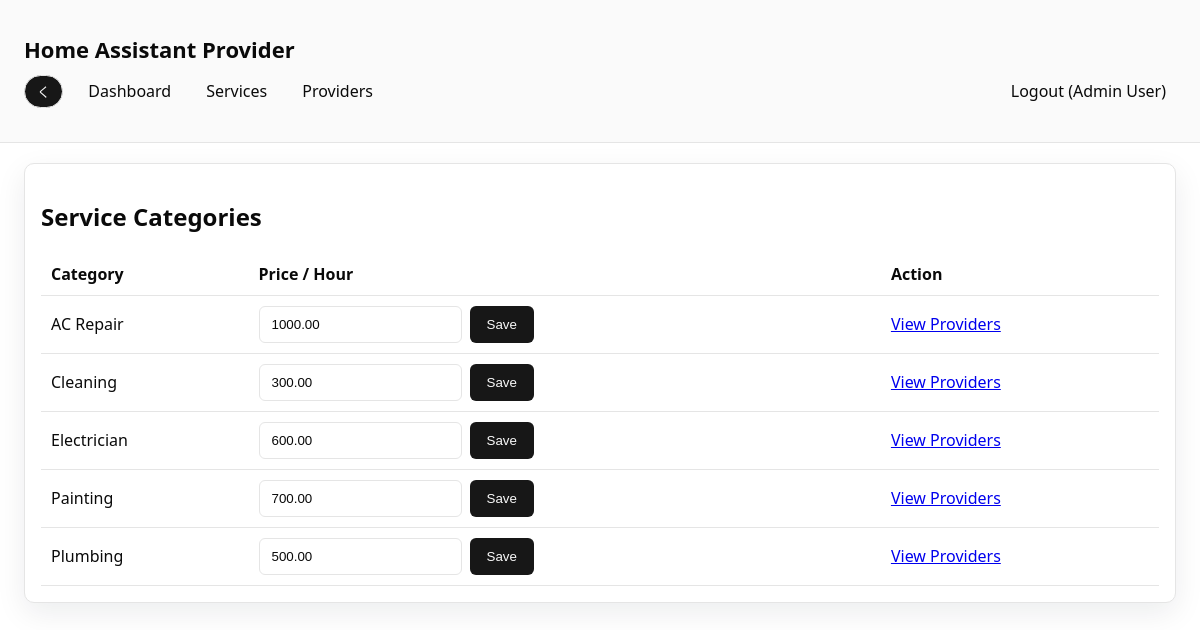
Screenshot of /services.php (signed in) with the database file from the repository.
### tables this page shows
CREATE TABLE `users` (
  `user_id` int(11) NOT NULL,
  `name` varchar(100) DEFAULT NULL,
  `email` varchar(100) DEFAULT NULL,
  `password` varchar(255) DEFAULT NULL,
  `phone` varchar(20) DEFAULT NULL,
  `address` text DEFAULT NULL,
  `role` varchar(20) DEFAULT NULL,
  `flag` tinyint(1) DEFAULT NULL,
  `nid_card` varchar(50) DEFAULT NULL,
  `nid_file` varchar(255) DEFAULT NULL,
  `verification_status` varchar(50) DEFAULT NULL,
  `balance` decimal(10,2) NOT NULL DEFAULT 0.00,
  `created_at` datetime NOT NULL DEFAULT current_timestamp(),
  `admin_id` int(11) DEFAULT NULL
);

CREATE TABLE `service` (
  `service_id` int(11) NOT NULL,
  `service_category` varchar(100) DEFAULT NULL,
  `price_per_hour` decimal(10,2) DEFAULT NULL
);

### includes/auth.php (called while the page is built, shortened)
<?php
require_once __DIR__ . "/../DBconnect.php";
require_once __DIR__ . "/functions.php";
function current_user($conn) {
    $user_id = (int)$_SESSION["user_id"];
    $stmt = db_query($conn, "SELECT * FROM users WHERE user_id = ? LIMIT 1", "i", [$user_id]);
    $result = $stmt->get_result();
    return $result->fetch_assoc();
}
function is_admin() {
    return ($_SESSION["role"] ?? "") === "admin";
}
?>

### includes/functions.php (called while the page is built, shortened)
<?php
function e($value) {
    return htmlspecialchars($value ?? "", ENT_QUOTES, "UTF-8");
}
function db_query($conn, $sql, $types = "", $params = []) {
    $stmt = $conn->prepare($sql);
    if ($types !== "" && !empty($params)) {
        $stmt->bind_param($types, ...$params);
    }
    if (!$stmt->execute()) {
        return false;
    }
    return $stmt;
}
?>

### services.php (the view, shortened to what this page needs)
<?php
require_once __DIR__ . "/includes/header.php";
$is_admin_user = is_admin();
$result = $conn->query("SELECT * FROM service ORDER BY service_category");
?>
<div class="card">
    <h2>Service Categories</h2>
    <table class="table">
        <thead>
            <tr>
                <th>Category</th>
                <th>Price / Hour</th>
                <th>Action</th>
            </tr>
        </thead>
        <tbody>
            <?php while ($service = $result->fetch_assoc()): ?>
                <tr>
                    <td><?php echo e($service["service_category"]); ?></td>
                    <td>
                        <?php if ($is_admin_user): ?>
                            <form method="post" class="inline-form">
                                <input type="number" name="price_per_hour" step="0.01" min="0" value="<?php echo e($service["price_per_hour"]); ?>">
                                <button type="submit">Save</button>
                            </form>
                        <?php else: ?>
                            <?php echo e($service["price_per_hour"]); ?>
                        <?php endif; ?>
                    </td>
                    <td><a href="providers.php?service_id=<?php echo (int)$service["service_id"]; ?>">View Providers</a></td>
                </tr>
            <?php endwhile; ?>
        </tbody>
    </table>
</div>

### includes/header.php (shortened to what this page needs)
<?php
require_once __DIR__ . "/auth.php";
$user = current_user($conn);
$current_page = basename($_SERVER['PHP_SELF']);
?>
<!DOCTYPE html>
<html lang="en">
<head>
    <link rel="stylesheet" href="assets/style.css">
</head>
<body>
<?php if ($current_page !== 'index.php'): ?>
<header class="site-header">
    <div class="container">
        <h1 class="logo">Home Assistant Provider</h1>
        <nav class="nav">
            <div class="nav-left">
                <button type="button" class="back-button" onclick="history.back()">く</button>
                <?php if ($user): ?>
                    <?php if (is_admin()): ?>
                    <a href="dashboard.php">Dashboard</a>
                    <?php endif; ?>
                    <a href="services.php">Services</a>
                    <a href="providers.php">Providers</a>
                <?php endif; ?>
            </div>
            <div class="nav-right">
                <?php if ($user): ?>
                    <a href="logout.php">Logout (<?php echo e($user["name"] ?? "User"); ?>)</a>
                <?php else: ?>
                    <a href="login.php">Login</a>
                    <a href="register.php">Register</a>
                <?php endif; ?>
            </div>
        </nav>
    </div>
</header>
<main class="container">
<?php endif; ?>

### assets/style.css (style rules this page uses)
:root { --radius: 0.625rem; --background: oklch(1 0 0); --foreground: oklch(0.145 0 0); --card: oklch(1 0 0); --card-foreground: oklch(0.145 0 0); --popover: oklch(1 0 0); --popover-foreground: oklch(0.145 0 0); --primary: oklch(0.205 0 0); --primary-foreground: oklch(0.985 0 0); --secondary: oklch(0.97 0 0); --secondary-foreground: oklch(0.205 0 0); --muted: oklch(0.97 0 0); --muted-foreground: oklch(0.556 0 0); --accent: oklch(0.97 0 0); --accent-foreground: oklch(0.205 0 0); --destructive: oklch(0.577 0.245 27.325); --border: oklch(0.922 0 0); --input: oklch(0.922 0 0); --ring: oklch(0.708 0 0); --chart-1: oklch(0.646 0.222 41.116); --chart-2: oklch(0.6 0.118 184.704); --chart-3: oklch(0.398 0.07 227.392); --chart-4: oklch(0.828 0.189 84.429); --chart-5: oklch(0.769 0.188 70.08); --sidebar: oklch(0.985 0 0); --sidebar-foreground: oklch(0.145 0 0); --sidebar-primary: oklch(0.205 0 0); --sidebar-primary-foreground: oklch(0.985 0 0); --sidebar-accent: oklch(0.97 0 0); --sidebar-accent-foreground: oklch(0.205 0 0); --sidebar-border: oklch(0.922 0 0); --sidebar-ring: oklch(0.708 0 0); }
* { box-sizing: border-box; border-color: var(--border); }
body { font-family: "Segoe UI", Tahoma, Geneva, Verdana, sans-serif; margin: 0; background: var(--background); color: var(--foreground); }
.container { width: 100%; margin: 0 auto; padding: 20px 24px; }
.site-header { background: var(--sidebar); color: var(--sidebar-foreground); padding: 14px 0; border-bottom: 1px solid var(--sidebar-border); }
.logo { margin: 0; font-size: 22px; color: var(--sidebar-foreground); }
.nav { margin-top: 10px; display: flex; gap: 12px; flex-wrap: wrap; align-items: center; }
.nav a { color: var(--sidebar-foreground); text-decoration: none; font-weight: 500; padding: 6px 10px; border-radius: 999px; transition: background 0.2s ease, color 0.2s ease; }
.nav { display: flex; justify-content: space-between; align-items: center; }
.nav-left, .nav-right { display: flex; align-items: center; gap: 15px; }
.card { background: var(--card); color: var(--card-foreground); padding: 16px; border-radius: var(--radius); box-shadow: 0 10px 30px rgba(15, 23, 42, 0.08); margin-bottom: 16px; border: 1px solid var(--border); }
form { display: grid; gap: 12px; }
input, select, textarea { width: 100%; padding: 10px 12px; border-radius: calc(var(--radius) - 4px); border: 1px solid var(--input); background: var(--background); color: var(--foreground); }
button { padding: 10px 16px; border: 1px solid transparent; background: var(--primary); color: var(--primary-foreground); border-radius: calc(var(--radius) - 4px); cursor: pointer; transition: transform 0.2s ease, box-shadow 0.2s ease, background 0.2s ease; }
.inline-form { display: inline-flex; gap: 8px; align-items: center; margin: 0; }
.back-button { display: inline-flex; align-items: center; gap: 8px; padding: 6px 12px; border-radius: 999px; background: var(--sidebar-primary); color: var(--sidebar-primary-foreground); border: 1px solid var(--sidebar-border); }
.table { width: 100%; border-collapse: collapse; }
.table th, .table td { border-bottom: 1px solid var(--border); text-align: left; padding: 10px; }

### rows the page displays
users: name "Admin User"
service: service_category "AC Repair", price_per_hour "1000.00"
service: service_category "Cleaning", price_per_hour "300.00"
service: service_category "Electrician", price_per_hour "600.00"
service: service_category "Painting", price_per_hour "700.00"
service: service_category "Plumbing", price_per_hour "500.00"
